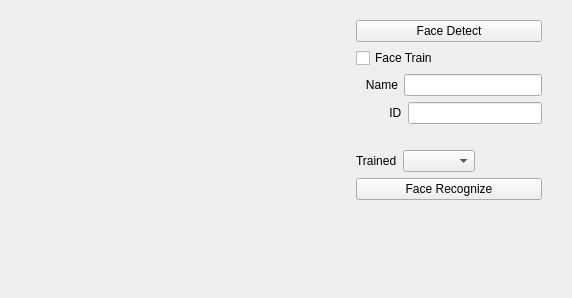
<?xml version="1.0" encoding="UTF-8"?>
<ui version="4.0">
 <class>MainWidget</class>
 <widget class="QWidget" name="MainWidget">
  <property name="geometry">
   <rect>
    <x>0</x>
    <y>0</y>
    <width>572</width>
    <height>298</height>
   </rect>
  </property>
  <property name="windowTitle">
   <string>Main</string>
  </property>
  <widget class="QWidget" name="horizontalLayoutWidget">
   <property name="geometry">
    <rect>
     <x>30</x>
     <y>20</y>
     <width>512</width>
     <height>242</height>
    </rect>
   </property>
   <layout class="QHBoxLayout" name="horizontalLayout_4">
    <item>
     <widget class="QLabel" name="faceImgLabel">
      <property name="minimumSize">
       <size>
        <width>320</width>
        <height>240</height>
       </size>
      </property>
     </widget>
    </item>
    <item>
     <layout class="QVBoxLayout" name="verticalLayout">
      <item>
       <widget class="QPushButton" name="detectButton">
        <property name="text">
         <string>Face Detect</string>
        </property>
       </widget>
      </item>
      <item>
       <widget class="QCheckBox" name="trainCheckBox">
        <property name="text">
         <string>Face Train</string>
        </property>
       </widget>
      </item>
      <item>
       <layout class="QHBoxLayout" name="horizontalLayout">
        <item>
         <widget class="QLabel" name="label">
          <property name="text">
           <string>   Name</string>
          </property>
         </widget>
        </item>
        <item>
         <widget class="QLineEdit" name="nameLineEdit"/>
        </item>
       </layout>
      </item>
      <item>
       <layout class="QHBoxLayout" name="horizontalLayout_2">
        <item>
         <widget class="QLabel" name="label_3">
          <property name="text">
           <string>          ID</string>
          </property>
         </widget>
        </item>
        <item>
         <widget class="QLineEdit" name="idLineEdit"/>
        </item>
       </layout>
      </item>
      <item>
       <widget class="QLabel" name="msgLabel">
        <property name="styleSheet">
         <string notr="true">color: rgb(255, 0, 0);</string>
        </property>
        <property name="text">
         <string/>
        </property>
       </widget>
      </item>
      <item>
       <layout class="QHBoxLayout" name="horizontalLayout_3">
        <item>
         <widget class="QLabel" name="label_2">
          <property name="text">
           <string>Trained</string>
          </property>
         </widget>
        </item>
        <item>
         <widget class="QComboBox" name="personsComboBox"/>
        </item>
        <item>
         <spacer name="horizontalSpacer">
          <property name="orientation">
           <enum>Qt::Horizontal</enum>
          </property>
          <property name="sizeHint" stdset="0">
           <size>
            <width>40</width>
            <height>20</height>
           </size>
          </property>
         </spacer>
        </item>
       </layout>
      </item>
      <item>
       <widget class="QPushButton" name="recognizeButton">
        <property name="text">
         <string>Face Recognize</string>
        </property>
       </widget>
      </item>
      <item>
       <spacer name="verticalSpacer">
        <property name="orientation">
         <enum>Qt::Vertical</enum>
        </property>
        <property name="sizeHint" stdset="0">
         <size>
          <width>20</width>
          <height>40</height>
         </size>
        </property>
       </spacer>
      </item>
     </layout>
    </item>
   </layout>
  </widget>
 </widget>
 <resources/>
 <connections/>
</ui>
